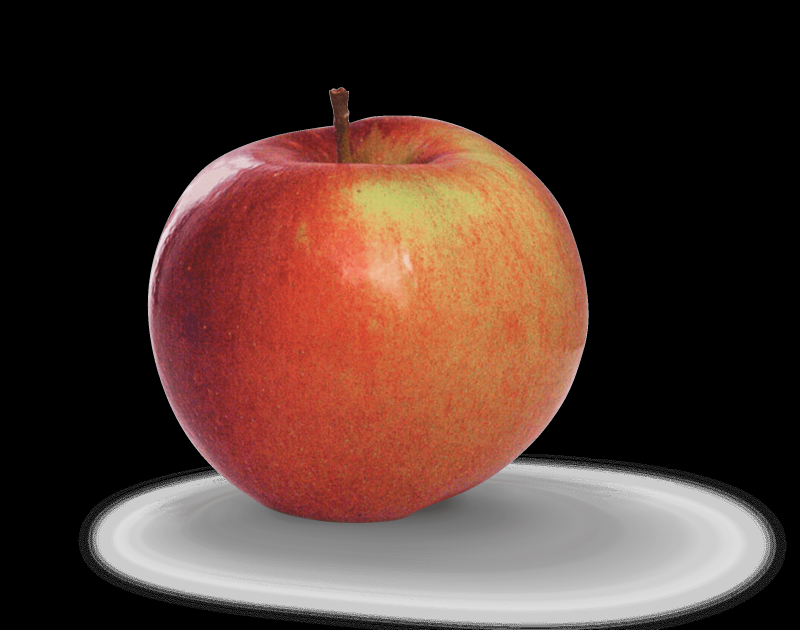
#> input picture assets/apple.png, 2400 x 1889 px (shown at 1/3 size)
$ jupyter execute week-02.ipynb
#> lines starting #> are read from the running program, lines starting #| are printed output that depends on the picture
# Week-02

[cell 1]
import cv2 as cv
import numpy as np
import pandas as pd
import matplotlib.pyplot as plt

[cell 2]
img = cv.imread('assets/apple.png')
#> img is the input picture: shape (1889, 2400, 3); mean B, G, R 47.6, 55.1, 80.1
plt.imshow(img)

Terlihat gambar tersebut merupakan gambar bertipe Blue Green Red Channel (BGR Channel), bagaimana supaya kita dapat read dalam channel BGR supaya berwarna?

[cell 3]
img = cv.cvtColor(img, cv.COLOR_RGB2BGR)
plt.imshow(img)

[cell 4]
img_cat = cv.imread('assets/cat.png')
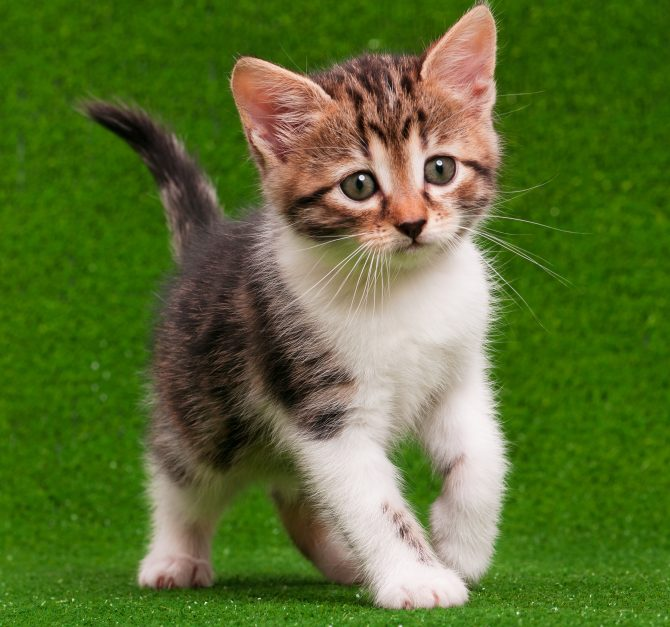
#> input picture assets/cat.png, 670 x 627 px
#> img_cat is the input picture: shape (627, 670, 3); mean B, G, R 49.8, 111.2, 90.9
plt.imshow(img_cat)

[cell 5]
img_cat = cv.cvtColor(img_cat, cv.COLOR_BGR2RGB)
plt.imshow(img_cat)

[cell 6]
img_gray = cv.imread('assets/cat.png', cv.IMREAD_GRAYSCALE)
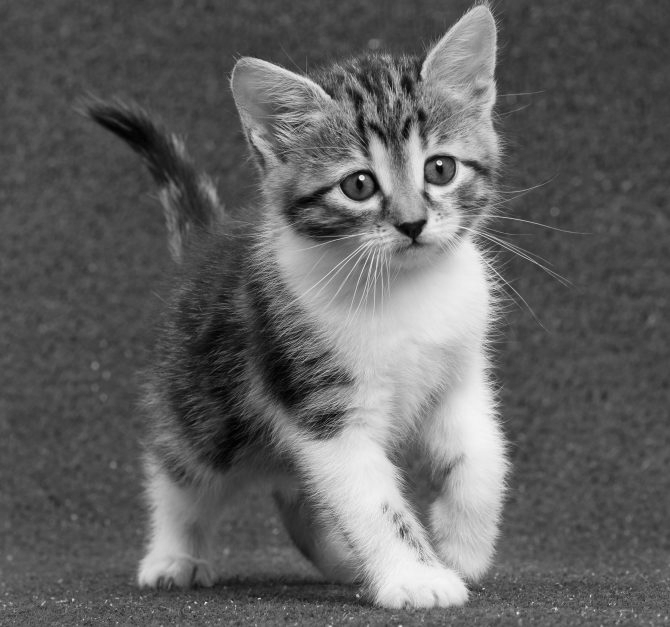
#> img_gray: shape (627, 670); min 0, max 253, mean 97.6
plt.imshow(img_gray, cmap='gray')

[cell 7]
plt.imshow(img_gray, cmap='magma')

[cell 8]
img_resize = cv.resize(cv.cvtColor(img, cv.COLOR_BGR2RGB), (2048, 2048))
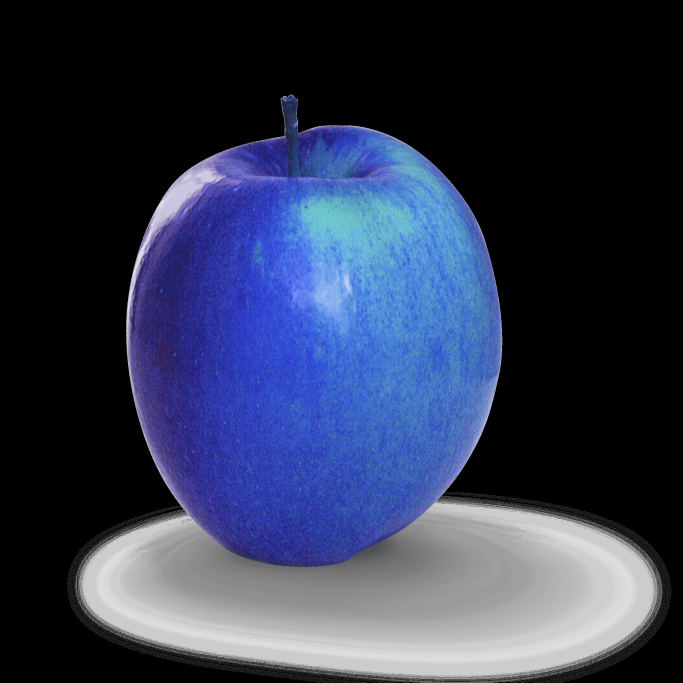
#> img_resize: shape (2048, 2048, 3) (shown at 1/3 size); mean R, G, B 47.5, 55, 80.1
plt.imshow(img_resize)

[cell 9]
img_flip = cv.flip(img, 0)
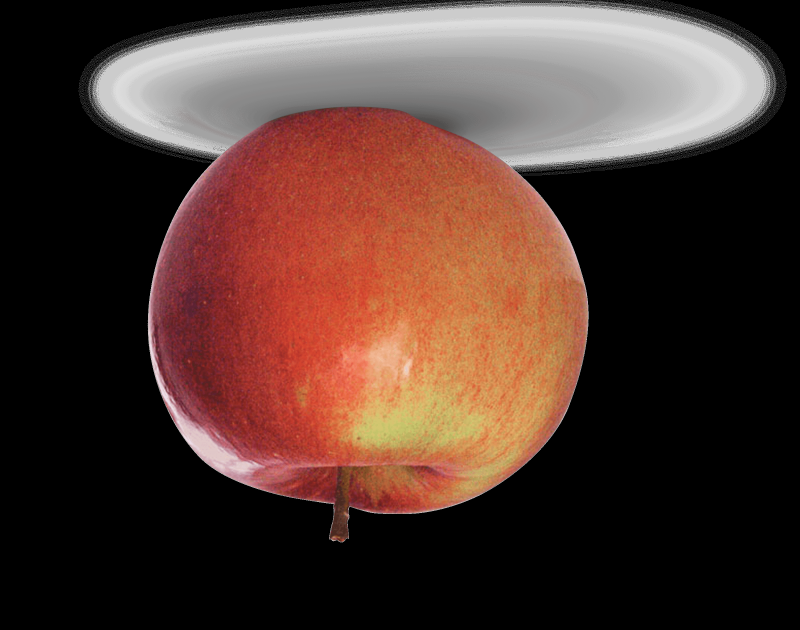
#> img_flip: shape (1889, 2400, 3) (shown at 1/3 size); mean R, G, B 80.1, 55.1, 47.6
plt.imshow(img_flip)

# Black Color

[cell 10]
black = np.zeros(shape=(512,512,3), dtype=np.int16)
plt.imshow(black)

# Red Image

[cell 11]
red_image = np.zeros((512, 512, 3), dtype=np.uint16)
red_image[:, :, 0] = 0
red_image[:, :, 1] = 0
red_image[:, :, 2] = 255

plt.imshow(red_image)
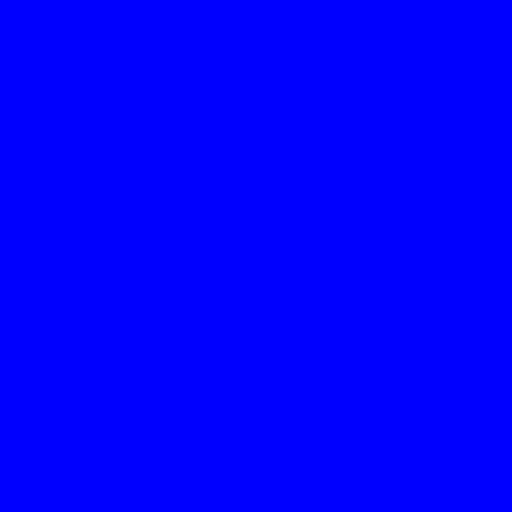
#> shown: shape (512, 512, 3); mean R, G, B 0, 0, 255

[cell 12]
cv.rectangle(black, pt1=(384, 0), pt2=(510,150), color=(255, 0, 0), thickness=3)
cv.rectangle(black, pt1=(0, 100), pt2=(200,300), color=(0, 255, 0), thickness=3)
cv.circle(black, center=(300,300), radius=50, color=(0, 0, 255), thickness=-1)
plt.imshow(black)

[cell 13]
cv.line(black, pt1=(0,0), pt2=(500,500), color=(255,255,255), thickness=2)
#> black: shape (512, 512, 3) int16; mean of channels 0, 1, 2 4.7, 5.9, 9.7
plt.imshow(black)

[cell 14]
font = cv.FONT_HERSHEY_PLAIN
cv.putText(black, text="Aku Alizul", fontFace=font, fontScale=4, color=(255, 255, 0), thickness=2, org=(100, 500))
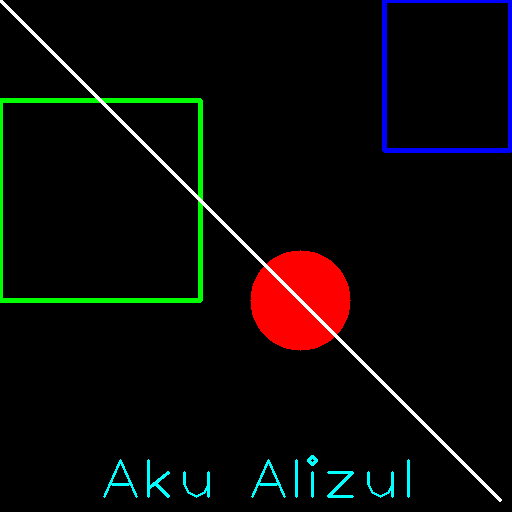
#> black: shape (512, 512, 3) int16; mean of channels 0, 1, 2 6.5, 7.6, 9.7; drawn as B, G, R
plt.imshow(black)

[cell 15]
black_img = np.zeros(shape=(512, 512, 3), dtype=np.int32)
plt.imshow(black_img)

[cell 16]
vertices = np.array([[100, 300], [200, 200], [400, 300], [200, 400]], dtype=np.int32)
vertices

[cell 17]
pts = vertices.reshape((-1, 1, 2))
pts

[cell 18]
cv.polylines(black_img, [pts], isClosed=True, color=(255, 0, 0), thickness=5)
plt.imshow(black_img)

# Question Challenge

Mari kita bahas pertanyaan-pertanyaan Anda satu per satu:

1. **Perbedaan Gambar Tanpa dan Dengan Matplotlib:**
   - Matplotlib adalah library Python yang  digunakan untuk visualisasi data dalam bentuk grafik dan plot, termasuk plot gambar (images).
   - Jika menampilkan image tanpa Matplotlib, biasanya  hanya akan melihat file gambar tersebut dalam tampilan standar, seperti yang diberikan oleh sistem kita nanti.
   - Namun kalau kita menggunakan Matplotlib untuk show image, nanti kita dapat manipulasi berbagai aspek tampilan gambar, misalnya seperti skala, ukuran, warna latar belakang, dan lainnya.

2. **Perbedaan dan Pengaruh Pembuatan Black Image antara tipe data int16 dan int32:**
   - `int16` dan `int32` adalah jenis tipe data integer dengan berbeda ukuran. `int16` memiliki 16 bit (2 byte) sementara `int32` memiliki 32 bit (4 byte).
   - Pengaruh utama adalah masalah penyimpnan. Jadi, untuk Gambar dengan tipe data `int16` akan membutuhkan setengah size file (dibandingkan dengan `int32`) untuk menyimpan setiap px-nya. Namun, hal ini juga memperlihatkan bahwa `int16` memiliki rentang nilai yang lebih terbatas dibandingkan dengan `int32`.

3. **Kegunaan "google.colab.patches import cv2_imshow":**
   - `google.colab.patches` adalah bagian dari library `google.colab`, sebuah environment dari google colab cloud yang digunakan untuk pengembangan dan eksperimen Python.
   - `cv2_imshow` adalah method dari `google.colab.patches` yang digunakan untuk menampilkan gambar dalam notebook Google Colab.
   - Kegunaannya adalah untuk menampilkan gambar dalam notebook Colab dengan antarmuka yang mirip dengan tampilan gambar dalam aplikasi lokal. Kita butuh hal tersebut karena google colab mem-block penggunakan imshow dari bawaan opencv

4. **Kegunaan "skimage import io":**
   - `skimage` adalah modul dalam library Scikit-image, yang digunakan untuk _image processing_ dalam Python.
   - `io` adalah submodul di Scikit-image yang digunakan untuk operasi input-output gambar, seperti membaca atau menulis gambar dari atau ke berbagai format file gambar.

# Challenge

## 1. Dengan menggunakan figsize, perhatikan apakah ukuran image pixelnya juga berubah?

Menggunakan **figsize** dalam Matplotlib untuk mengatur ukuran gambar hanya mempengaruhi ukuran gambar saat ditampilkan atau disimpan dalam file gambar, tetapi tidak memengaruhi resolusi atau ukuran pixel gambar itu sendiri.

[cell 19]
plt.figure(figsize=(8, 6))
plt.imshow(img_cat)
plt.title('Gambar Kucing')
plt.axis('off')
plt.show()

Pengaruhnya hanya saat menampilkan di matplotlib, tidak pengaruh ke resolusi / size image

## 2. Tampilkan image dalam channel Red-Blue dan Green-Blue saja!

[cell 20]
img_cat = cv.imread('assets/cat.png')
rb = img_cat.copy()
rb[:, :, 1] = 0
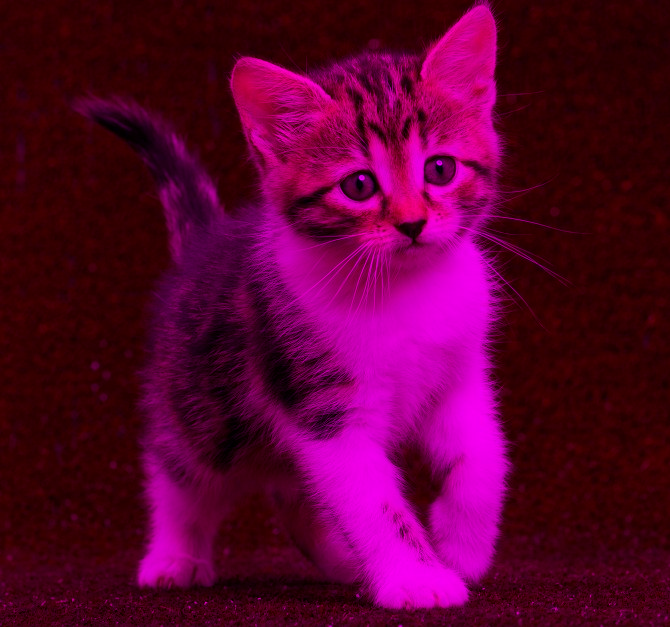
#> rb: shape (627, 670, 3); mean B, G, R 49.8, 0, 90.9
plt.imshow(rb)

[cell 21]
gb = img_cat.copy()
gb[:, :, 2] = 0
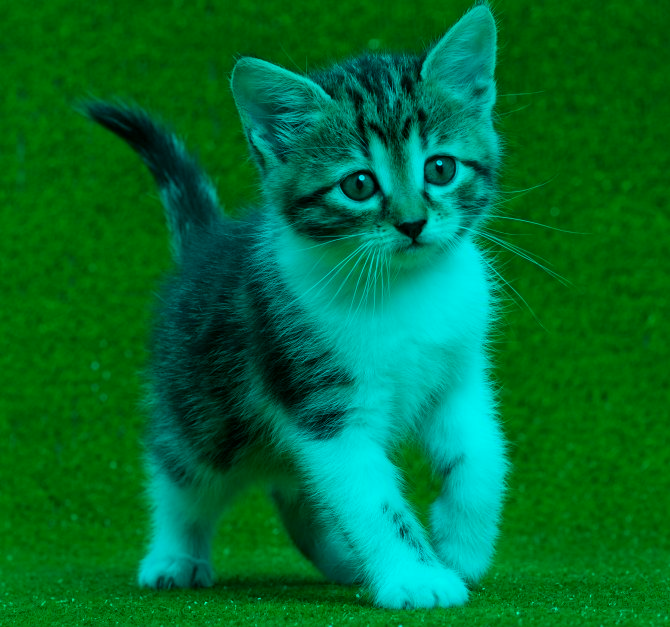
#> gb: shape (627, 670, 3); mean B, G, R 49.8, 111.2, 0
plt.imshow(gb)

## 3. Tampilkan image baris ke 20-115, kolom 25-120!

[cell 22]
cropped_cat = img_cat[20:116, 25:121]
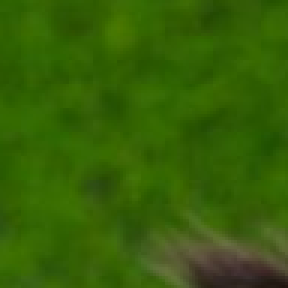
#> cropped_cat: shape (96, 96, 3) (shown 3 times larger); mean B, G, R 6.8, 95.7, 53.6
plt.imshow(cropped_cat)

## 4. Tampilkan image baris ke 5-30, semua kolom, channel Red saja!

[cell 23]
red_chan = img_cat[5:30, :, 2]
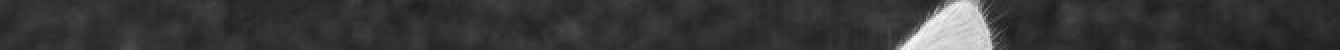
#> red_chan: shape (25, 670) (shown 2 times larger); min 23, max 249, mean 55.8
plt.imshow(red_chan)

## 5. Buat 5 kotak berbagai ukuran dan warna yang berbeda dalam satu image. disarankan menggunakan bilangan acak/random!

[cell 24]
import random

width, height = 1080, 1080
blank_image = np.zeros((height, width, 3), np.uint8) * 255

[cell 25]
for i in range(5):
    x1, y1 = random.randint(0, width-50), random.randint(0, height-50)
    x2, y2 = x1 + random.randint(20, 50), y1 + random.randint(20, 50)
    color = (random.randint(0, 255), random.randint(0, 255), random.randint(0, 255))
    thickness = random.randint(1, 5)
    cv.rectangle(blank_image, (x1, y1), (x2, y2), color, thickness)
